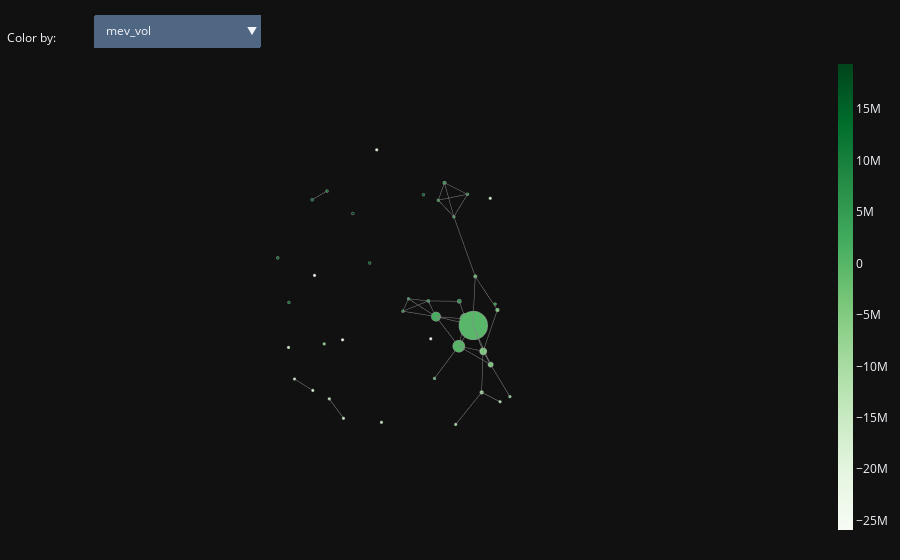

Write notebook code for a chart like this one.
### Code cell
plotly_params = {"node_trace": {"marker_colorscale": "Greens"}}
fig = plot_static_mapper_graph(
    pipe, ohm_mev_df, color_data=ohm_mev_df, plotly_params=plotly_params, layout_dim=3, layout="fruchterman_reingold", node_scale = 40
)

fig.update_layout(template="plotly_dark")
fig.show(config={'scrollZoom': True}, template="plotly_dark")

### Figure 1 — Plotly figure (JSON) as saved in the notebook; plotly's stock layout.template omitted (floating-point values rounded to 4 significant figures)
{"data": [{"hoverinfo": "none", "line": {"color": "#888", "width": 1}, "mode": "lines", "name": "edge_trace", "type": "scatter3d", "uid": "9f39299b-8949-4c72-994f-9e2c6d705aed", "x": [0.1458, -0.6126, null, 0.1458, 0.5047, null, 0.1458, 0.1063, null, 0.1458, 0.9197, null, 0.1458, 0.312, null, 0.1458, 0.3106, null, -0.6126, 0.5047, null, -0.6126, 0.1063, null, -0.6126, -1.487, null, 0.5047, 0.1063, null, 0.5047, 0.9197, null, 0.5047, 0.3106, null, 0.5047, 1.335, null, 0.1063, -0.04314, null, 0.1063, 0.5562, null, 0.1063, -0.6037, null, 0.9197, 0.48, null, 0.9197, 2.317, null, 0.9197, 0.3106, null, 0.48, 0.312, null, -0.04314, 0.5562, null, -0.04314, -0.6037, null, 0.5562, -0.6037, null, 2.317, 2.733, null, 2.317, 3.477, null, -0.6037, -1.487, null, 0.6259, 0.6984, null, 0.6259, 1.468, null, 0.6259, 0.7137, null, 0.6259, 0.312, null, 0.6984, 1.468, null, 0.6984, 0.7137, null, 6.511, 6.528, null, 3.712, 2.838, null, 1.468, 0.7137, null, 4.829, 4.966, null, 0.3106, 0.2902, null], "y": [1.387, 0.4512, null, 1.387, 1.092, null, 1.387, -0.4133, null, 1.387, 2.49, null, 1.387, 1.45, null, 1.387, 2.43, null, 0.4512, 1.092, null, 0.4512, -0.4133, null, 0.4512, -0.6141, null, 1.092, -0.4133, null, 1.092, 2.49, null, 1.092, 2.43, null, 1.092, 0.7174, null, -0.4133, -2.027, null, -0.4133, -1.737, null, -0.4133, -1.474, null, 2.49, 2.581, null, 2.49, 3.583, null, 2.49, 2.43, null, 2.581, 1.45, null, -2.027, -1.737, null, -2.027, -1.474, null, -1.737, -1.474, null, 3.583, 4.561, null, 3.583, 3.555, null, -1.474, -0.6141, null, 0.6654, 1.217, null, 0.6654, 0.7382, null, 0.6654, 0.2966, null, 0.6654, 1.45, null, 1.217, 0.7382, null, 1.217, 0.2966, null, 0.5472, -0.3522, null, -2.506, -2.885, null, 0.7382, 0.2966, null, -1.114, -0.1891, null, 2.43, 3.373, null], "z": [2.384, 1.745, null, 2.384, 1.458, null, 2.384, 1.781, null, 2.384, 2.306, null, 2.384, 4.558, null, 2.384, 1.287, null, 1.745, 1.458, null, 1.745, 1.781, null, 1.745, 1.583, null, 1.458, 1.781, null, 1.458, 2.306, null, 1.458, 1.287, null, 1.458, 0.1666, null, 1.781, 1.718, null, 1.781, 1.574, null, 1.781, 1.609, null, 2.306, 3.854, null, 2.306, 2.123, null, 2.306, 1.287, null, 3.854, 4.558, null, 1.718, 1.574, null, 1.718, 1.609, null, 1.574, 1.609, null, 2.123, 2.711, null, 2.123, 1.542, null, 1.609, 1.583, null, 6.587, 7.569, null, 6.587, 7.474, null, 6.587, 7.649, null, 6.587, 4.558, null, 7.569, 7.474, null, 7.569, 7.649, null, 3.006, 2.875, null, 7.145, 7.025, null, 7.474, 7.649, null, 0.2875, 0.1071, null, 1.287, 0.3613, null]}, {"hoverinfo": "text", "hoverlabel": {"bgcolor": ["#59b769", "#49af61", "#56b567", "#47ae60", "#82cb82", "#7ac77b", "#329b51", "#2c954c", "#9ed899", "#2d964d", "#2c954c", "#107a37", "#38a256", "#2c944c", "#def2d8", "#d4eecd", "#097532", "#0b7634", "#30984f", "#2c954d", "#bfe6b8", "#66bd6f", "#80ca80", "#84cb83", "#a7dca1", "#349d52", "#a3da9d", "#00441b", "#f7fcf5", "#cdecc7", "#0b7734", "#7cc87d", "#caeac3", "#ccebc5", "#bce4b5", "#edf8e9", "#005e26", "#006529", "#60ba6c", "#e4f5df", "#b8e3b2"]}, "hovertext": ["Node ID: 0<br>Pullback set label: 21<br>Partial cluster label: -1<br>Node size: 407<br>Summary statistic: -252000.0", "Node ID: 1<br>Pullback set label: 25<br>Partial cluster label: -1<br>Node size: 69<br>Summary statistic: 1470000.0", "Node ID: 2<br>Pullback set label: 20<br>Partial cluster label: -1<br>Node size: 72<br>Summary statistic: 31500.0", "Node ID: 3<br>Pullback set label: 24<br>Partial cluster label: -1<br>Node size: 43<br>Summary statistic: 1770000.0", "Node ID: 4<br>Pullback set label: 16<br>Partial cluster label: -1<br>Node size: 26<br>Summary statistic: -5030000.0", "Node ID: 5<br>Pullback set label: 17<br>Partial cluster label: -1<br>Node size: 7<br>Summary statistic: -4080000.0", "Node ID: 6<br>Pullback set label: 23<br>Partial cluster label: -1<br>Node size: 2<br>Summary statistic: 5170000.0", "Node ID: 7<br>Pullback set label: 29<br>Partial cluster label: -1<br>Node size: 3<br>Summary statistic: 6350000.0", "Node ID: 8<br>Pullback set label: 12<br>Partial cluster label: -1<br>Node size: 7<br>Summary statistic: -8580000.0", "Node ID: 9<br>Pullback set label: 30<br>Partial cluster label: -1<br>Node size: 5<br>Summary statistic: 6090000.0", "Node ID: 10<br>Pullback set label: 31<br>Partial cluster label: -1<br>Node size: 9<br>Summary statistic: 6320000.0", "Node ID: 11<br>Pullback set label: 35<br>Partial cluster label: -1<br>Node size: 3<br>Summary statistic: 11200000.0", "Node ID: 12<br>Pullback set label: 26<br>Partial cluster label: -1<br>Node size: 3<br>Summary statistic: 4060000.0", "Node ID: 13<br>Pullback set label: 32<br>Partial cluster label: -1<br>Node size: 4<br>Summary statistic: 6420000.0", "Node ID: 14<br>Pullback set label: 3<br>Partial cluster label: -1<br>Node size: 2<br>Summary statistic: -18900000.0", "Node ID: 15<br>Pullback set label: 4<br>Partial cluster label: -1<br>Node size: 2<br>Summary statistic: -17000000.0", "Node ID: 16<br>Pullback set label: 34<br>Partial cluster label: -1<br>Node size: 1<br>Summary statistic: 12300000.0", "Node ID: 17<br>Pullback set label: 36<br>Partial cluster label: -1<br>Node size: 2<br>Summary statistic: 12000000.0", "Node ID: 18<br>Pullback set label: 27<br>Partial cluster label: -1<br>Node size: 4<br>Summary statistic: 5680000.0", "Node ID: 19<br>Pullback set label: 33<br>Partial cluster label: -1<br>Node size: 6<br>Summary statistic: 6270000.0", "Node ID: 20<br>Pullback set label: 8<br>Partial cluster label: -1<br>Node size: 3<br>Summary statistic: -13400000.0", "Node ID: 21<br>Pullback set label: 22<br>Partial cluster label: -1<br>Node size: 6<br>Summary statistic: -1730000.0", "Node ID: 22<br>Pullback set label: 15<br>Partial cluster label: -1<br>Node size: 14<br>Summary statistic: -4830000.0", "Node ID: 23<br>Pullback set label: 14<br>Partial cluster label: -1<br>Node size: 2<br>Summary statistic: -5230000.0", "Node ID: 24<br>Pullback set label: 13<br>Partial cluster label: -1<br>Node size: 4<br>Summary statistic: -9840000.0", "Node ID: 25<br>Pullback set label: 28<br>Partial cluster label: -1<br>Node size: 1<br>Summary statistic: 4920000.0", "Node ID: 26<br>Pullback set label: 11<br>Partial cluster label: -1<br>Node size: 2<br>Summary statistic: -9210000.0", "Node ID: 27<br>Pullback set label: 40<br>Partial cluster label: -1<br>Node size: 1<br>Summary statistic: 19400000.0", "Node ID: 28<br>Pullback set label: 1<br>Partial cluster label: -1<br>Node size: 1<br>Summary statistic: -25900000.0", "Node ID: 29<br>Pullback set label: 9<br>Partial cluster label: -1<br>Node size: 2<br>Summary statistic: -15800000.0", "Node ID: 30<br>Pullback set label: 37<br>Partial cluster label: -1<br>Node size: 1<br>Summary statistic: 11900000.0", "Node ID: 31<br>Pullback set label: 18<br>Partial cluster label: -1<br>Node size: 1<br>Summary statistic: -4290000.0", "Node ID: 32<br>Pullback set label: 5<br>Partial cluster label: -1<br>Node size: 1<br>Summary statistic: -15100000.0", "Node ID: 33<br>Pullback set label: 10<br>Partial cluster label: -1<br>Node size: 1<br>Summary statistic: -15500000.0", "Node ID: 34<br>Pullback set label: 7<br>Partial cluster label: -1<br>Node size: 1<br>Summary statistic: -12900000.0", "Node ID: 35<br>Pullback set label: 0<br>Partial cluster label: -1<br>Node size: 1<br>Summary statistic: -22700000.0", "Node ID: 36<br>Pullback set label: 39<br>Partial cluster label: -1<br>Node size: 1<br>Summary statistic: 15800000.0", "Node ID: 37<br>Pullback set label: 38<br>Partial cluster label: -1<br>Node size: 1<br>Summary statistic: 14800000.0", "Node ID: 38<br>Pullback set label: 19<br>Partial cluster label: -1<br>Node size: 2<br>Summary statistic: -1090000.0", "Node ID: 39<br>Pullback set label: 2<br>Partial cluster label: -1<br>Node size: 1<br>Summary statistic: -20000000.0", "Node ID: 40<br>Pullback set label: 6<br>Partial cluster label: -1<br>Node size: 1<br>Summary statistic: -12400000.0"], "marker": {"color": [-252100.0, 1468000.0, 31500.0, 1774000.0, -5029000.0, -4079000.0, 5173000.0, 6351000.0, -8581000.0, 6090000.0, 6319000.0, 11200000.0, 4065000.0, 6423000.0, -18860000.0, -16960000.0, 12250000.0, 11970000.0, 5681000.0, 6268000.0, -13420000.0, -1733000.0, -4830000.0, -5232000.0, -9837000.0, 4920000.0, -9213000.0, 19360000.0, -25900000.0, -15790000.0, 11860000.0, -4288000.0, -15140000.0, -15480000.0, -12900000.0, -22750000.0, 15830000.0, 14820000.0, -1087000.0, -20040000.0, -12370000.0], "colorbar": {"thickness": 15, "title": {"side": "right", "text": ""}, "xanchor": "left"}, "colorscale": [[0, "rgb(247,252,245)"], [0.125, "rgb(229,245,224)"], [0.25, "rgb(199,233,192)"], [0.375, "rgb(161,217,155)"], [0.5, "rgb(116,196,118)"], [0.625, "rgb(65,171,93)"], [0.75, "rgb(35,139,69)"], [0.875, "rgb(0,109,44)"], [1, "rgb(0,68,27)"]], "line": {"color": "#888", "width": 1}, "opacity": 1, "reversescale": false, "showscale": true, "size": [407, 69, 72, 43, 26, 7, 2, 3, 7, 5, 9, 3, 3, 4, 2, 2, 1, 2, 4, 6, 3, 6, 14, 2, 4, 1, 2, 1, 1, 2, 1, 1, 1, 1, 1, 1, 1, 1, 2, 1, 1], "sizemin": 4, "sizemode": "area", "sizeref": 0.5088}, "mode": "markers", "name": "node_trace", "type": "scatter3d", "uid": "776bfa03-a203-4644-8e7b-196d1f4197a0", "x": [0.1458, -0.6126, 0.5047, 0.1063, 0.9197, 0.48, -0.04314, 0.5562, 2.317, -0.6037, -1.487, 4.597, 0.6259, 0.6984, 0.8953, 6.511, 5.896, 3.712, 1.468, 0.7137, 4.829, 0.312, 0.3106, 0.2902, 2.733, 2.847, 3.477, 0.8174, 2.817, 6.528, 2.838, 3.317, 5.292, -2.151, 4.966, 4.699, 4.758, -1.258, 1.335, 6.104, 5.849], "y": [1.387, 0.4512, 1.092, -0.4133, 2.49, 2.581, -2.027, -1.737, 3.583, -1.474, -0.6141, -3.561, 0.6654, 1.217, -2.575, 0.5472, -1.096, -2.506, 0.7382, 0.2966, -1.114, 1.45, 2.43, 3.373, 4.561, 4.106, 3.555, -4.128, -4.148, -0.3522, -2.885, -3.275, -2.557, -0.0309, -0.1891, 3.523, 1.32, -2.452, 0.7174, 1.659, 2.797], "z": [2.384, 1.745, 1.458, 1.781, 2.306, 3.854, 1.718, 1.574, 2.123, 1.609, 1.583, 4.961, 6.587, 7.569, 7.968, 3.006, 5.044, 7.145, 7.474, 7.649, 0.2875, 4.558, 1.287, 0.3613, 2.711, 6.089, 1.542, 5.033, 3.168, 2.875, 7.025, 0.6443, 2.074, 6.041, 0.1071, 5.639, 6.983, 5.667, 0.1666, 5.337, 2.874]}], "layout": {"annotations": [{"align": "left", "showarrow": false, "text": "Color by:", "x": 0, "xref": "paper", "y": 1.055, "yref": "paper"}], "autosize": false, "hovermode": "closest", "margin": {"b": 20, "l": 5, "r": 5, "t": 40}, "scene": {"xaxis": {"showbackground": false, "showgrid": false, "showline": false, "showticklabels": false, "title": {"text": ""}, "zeroline": false}, "yaxis": {"showbackground": false, "showgrid": false, "showline": false, "showticklabels": false, "title": {"text": ""}, "zeroline": false}, "zaxis": {"showbackground": false, "showgrid": false, "showline": false, "showticklabels": false, "title": {"text": ""}, "zeroline": false}}, "showlegend": false, "title": {"text": ""}, "updatemenus": [{"buttons": [{"args": [{"hovertext": [null, ["Node ID: 0<br>Pullback set label: 21<br>Partial cluster label: -1<br>Node size: 407<br>Summary statistic: -252000.0", "Node ID: 1<br>Pullback set label: 25<br>Partial cluster label: -1<br>Node size: 69<br>Summary statistic: 1470000.0", "Node ID: 2<br>Pullback set label: 20<br>Partial cluster label: -1<br>Node size: 72<br>Summary statistic: 31500.0", "Node ID: 3<br>Pullback set label: 24<br>Partial cluster label: -1<br>Node size: 43<br>Summary statistic: 1770000.0", "Node ID: 4<br>Pullback set label: 16<br>Partial cluster label: -1<br>Node size: 26<br>Summary statistic: -5030000.0", "Node ID: 5<br>Pullback set label: 17<br>Partial cluster label: -1<br>Node size: 7<br>Summary statistic: -4080000.0", "Node ID: 6<br>Pullback set label: 23<br>Partial cluster label: -1<br>Node size: 2<br>Summary statistic: 5170000.0", "Node ID: 7<br>Pullback set label: 29<br>Partial cluster label: -1<br>Node size: 3<br>Summary statistic: 6350000.0", "Node ID: 8<br>Pullback set label: 12<br>Partial cluster label: -1<br>Node size: 7<br>Summary statistic: -8580000.0", "Node ID: 9<br>Pullback set label: 30<br>Partial cluster label: -1<br>Node size: 5<br>Summary statistic: 6090000.0", "Node ID: 10<br>Pullback set label: 31<br>Partial cluster label: -1<br>Node size: 9<br>Summary statistic: 6320000.0", "Node ID: 11<br>Pullback set label: 35<br>Partial cluster label: -1<br>Node size: 3<br>Summary statistic: 11200000.0", "Node ID: 12<br>Pullback set label: 26<br>Partial cluster label: -1<br>Node size: 3<br>Summary statistic: 4060000.0", "Node ID: 13<br>Pullback set label: 32<br>Partial cluster label: -1<br>Node size: 4<br>Summary statistic: 6420000.0", "Node ID: 14<br>Pullback set label: 3<br>Partial cluster label: -1<br>Node size: 2<br>Summary statistic: -18900000.0", "Node ID: 15<br>Pullback set label: 4<br>Partial cluster label: -1<br>Node size: 2<br>Summary statistic: -17000000.0", "Node ID: 16<br>Pullback set label: 34<br>Partial cluster label: -1<br>Node size: 1<br>Summary statistic: 12300000.0", "Node ID: 17<br>Pullback set label: 36<br>Partial cluster label: -1<br>Node size: 2<br>Summary statistic: 12000000.0", "Node ID: 18<br>Pullback set label: 27<br>Partial cluster label: -1<br>Node size: 4<br>Summary statistic: 5680000.0", "Node ID: 19<br>Pullback set label: 33<br>Partial cluster label: -1<br>Node size: 6<br>Summary statistic: 6270000.0", "Node ID: 20<br>Pullback set label: 8<br>Partial cluster label: -1<br>Node size: 3<br>Summary statistic: -13400000.0", "Node ID: 21<br>Pullback set label: 22<br>Partial cluster label: -1<br>Node size: 6<br>Summary statistic: -1730000.0", "Node ID: 22<br>Pullback set label: 15<br>Partial cluster label: -1<br>Node size: 14<br>Summary statistic: -4830000.0", "Node ID: 23<br>Pullback set label: 14<br>Partial cluster label: -1<br>Node size: 2<br>Summary statistic: -5230000.0", "Node ID: 24<br>Pullback set label: 13<br>Partial cluster label: -1<br>Node size: 4<br>Summary statistic: -9840000.0", "Node ID: 25<br>Pullback set label: 28<br>Partial cluster label: -1<br>Node size: 1<br>Summary statistic: 4920000.0", "Node ID: 26<br>Pullback set label: 11<br>Partial cluster label: -1<br>Node size: 2<br>Summary statistic: -9210000.0", "Node ID: 27<br>Pullback set label: 40<br>Partial cluster label: -1<br>Node size: 1<br>Summary statistic: 19400000.0", "Node ID: 28<br>Pullback set label: 1<br>Partial cluster label: -1<br>Node size: 1<br>Summary statistic: -25900000.0", "Node ID: 29<br>Pullback set label: 9<br>Partial cluster label: -1<br>Node size: 2<br>Summary statistic: -15800000.0", "Node ID: 30<br>Pullback set label: 37<br>Partial cluster label: -1<br>Node size: 1<br>Summary statistic: 11900000.0", "Node ID: 31<br>Pullback set label: 18<br>Partial cluster label: -1<br>Node size: 1<br>Summary statistic: -4290000.0", "Node ID: 32<br>Pullback set label: 5<br>Partial cluster label: -1<br>Node size: 1<br>Summary statistic: -15100000.0", "Node ID: 33<br>Pullback set label: 10<br>Partial cluster label: -1<br>Node size: 1<br>Summary statistic: -15500000.0", "Node ID: 34<br>Pullback set label: 7<br>Partial cluster label: -1<br>Node size: 1<br>Summary statistic: -12900000.0", "Node ID: 35<br>Pullback set label: 0<br>Partial cluster label: -1<br>Node size: 1<br>Summary statistic: -22700000.0", "Node ID: 36<br>Pullback set label: 39<br>Partial cluster label: -1<br>Node size: 1<br>Summary statistic: 15800000.0", "Node ID: 37<br>Pullback set label: 38<br>Partial cluster label: -1<br>Node size: 1<br>Summary statistic: 14800000.0", "Node ID: 38<br>Pullback set label: 19<br>Partial cluster label: -1<br>Node size: 2<br>Summary statistic: -1090000.0", "Node ID: 39<br>Pullback set label: 2<br>Partial cluster label: -1<br>Node size: 1<br>Summary statistic: -20000000.0", "Node ID: 40<br>Pullback set label: 6<br>Partial cluster label: -1<br>Node size: 1<br>Summary statistic: -12400000.0"]], "marker.color": [null, [-252100.0, 1468000.0, 31500.0, 1774000.0, -5029000.0, -4079000.0, 5173000.0, 6351000.0, -8581000.0, 6090000.0, 6319000.0, 11200000.0, 4065000.0, 6423000.0, -18860000.0, -16960000.0, 12250000.0, 11970000.0, 5681000.0, 6268000.0, -13420000.0, -1733000.0, -4830000.0, -5232000.0, -9837000.0, 4920000.0, -9213000.0, 19360000.0, -25900000.0, -15790000.0, 11860000.0, -4288000.0, -15140000.0, -15480000.0, -12900000.0, -22750000.0, 15830000.0, 14820000.0, -1087000.0, -20040000.0, -12370000.0]]}], "label": "mev_vol", "method": "restyle"}, {"args": [{"hoverlabel.bgcolor": [null, ["#42ab5d", "#45ad5f", "#4eb163", "#51b365", "#40a95c", "#29914a", "#82cb82", "#81ca80", "#3aa357", "#5ab769", "#3da75a", "#63bc6e", "#1e8742", "#1f8842", "#38a156", "#228a44", "#8fd08c", "#3aa357", "#0e7936", "#117b38", "#3da659", "#289049", "#57b668", "#72c375", "#2d954d", "#00441b", "#53b466", "#005623", "#036f2e", "#248c46", "#309950", "#137e3a", "#f7fcf5", "#005f26", "#49af61", "#bbe4b5", "#1f8742", "#04702f", "#71c274", "#8ed08b", "#c7e9c1"]], "hovertext": [null, ["Node ID: 0<br>Pullback set label: 21<br>Partial cluster label: -1<br>Node size: 407<br>Summary statistic: 57600.0", "Node ID: 1<br>Pullback set label: 25<br>Partial cluster label: -1<br>Node size: 69<br>Summary statistic: -66000.0", "Node ID: 2<br>Pullback set label: 20<br>Partial cluster label: -1<br>Node size: 72<br>Summary statistic: -436000.0", "Node ID: 3<br>Pullback set label: 24<br>Partial cluster label: -1<br>Node size: 43<br>Summary statistic: -531000.0", "Node ID: 4<br>Pullback set label: 16<br>Partial cluster label: -1<br>Node size: 26<br>Summary statistic: 178000.0", "Node ID: 5<br>Pullback set label: 17<br>Partial cluster label: -1<br>Node size: 7<br>Summary statistic: 1710000.0", "Node ID: 6<br>Pullback set label: 23<br>Partial cluster label: -1<br>Node size: 2<br>Summary statistic: -2550000.0", "Node ID: 7<br>Pullback set label: 29<br>Partial cluster label: -1<br>Node size: 3<br>Summary statistic: -2490000.0", "Node ID: 8<br>Pullback set label: 12<br>Partial cluster label: -1<br>Node size: 7<br>Summary statistic: 573000.0", "Node ID: 9<br>Pullback set label: 30<br>Partial cluster label: -1<br>Node size: 5<br>Summary statistic: -917000.0", "Node ID: 10<br>Pullback set label: 31<br>Partial cluster label: -1<br>Node size: 9<br>Summary statistic: 353000.0", "Node ID: 11<br>Pullback set label: 35<br>Partial cluster label: -1<br>Node size: 3<br>Summary statistic: -1260000.0", "Node ID: 12<br>Pullback set label: 26<br>Partial cluster label: -1<br>Node size: 3<br>Summary statistic: 2370000.0", "Node ID: 13<br>Pullback set label: 32<br>Partial cluster label: -1<br>Node size: 4<br>Summary statistic: 2300000.0", "Node ID: 14<br>Pullback set label: 3<br>Partial cluster label: -1<br>Node size: 2<br>Summary statistic: 681000.0", "Node ID: 15<br>Pullback set label: 4<br>Partial cluster label: -1<br>Node size: 2<br>Summary statistic: 2140000.0", "Node ID: 16<br>Pullback set label: 34<br>Partial cluster label: -1<br>Node size: 1<br>Summary statistic: -3110000.0", "Node ID: 17<br>Pullback set label: 36<br>Partial cluster label: -1<br>Node size: 2<br>Summary statistic: 580000.0", "Node ID: 18<br>Pullback set label: 27<br>Partial cluster label: -1<br>Node size: 4<br>Summary statistic: 3310000.0", "Node ID: 19<br>Pullback set label: 33<br>Partial cluster label: -1<br>Node size: 6<br>Summary statistic: 3150000.0", "Node ID: 20<br>Pullback set label: 8<br>Partial cluster label: -1<br>Node size: 3<br>Summary statistic: 378000.0", "Node ID: 21<br>Pullback set label: 22<br>Partial cluster label: -1<br>Node size: 6<br>Summary statistic: 1760000.0", "Node ID: 22<br>Pullback set label: 15<br>Partial cluster label: -1<br>Node size: 14<br>Summary statistic: -769000.0", "Node ID: 23<br>Pullback set label: 14<br>Partial cluster label: -1<br>Node size: 2<br>Summary statistic: -1820000.0", "Node ID: 24<br>Pullback set label: 13<br>Partial cluster label: -1<br>Node size: 4<br>Summary statistic: 1450000.0", "Node ID: 25<br>Pullback set label: 28<br>Partial cluster label: -1<br>Node size: 1<br>Summary statistic: 6100000.0", "Node ID: 26<br>Pullback set label: 11<br>Partial cluster label: -1<br>Node size: 2<br>Summary statistic: -636000.0", "Node ID: 27<br>Pullback set label: 40<br>Partial cluster label: -1<br>Node size: 1<br>Summary statistic: 5190000.0", "Node ID: 28<br>Pullback set label: 1<br>Partial cluster label: -1<br>Node size: 1<br>Summary statistic: 3950000.0", "Node ID: 29<br>Pullback set label: 9<br>Partial cluster label: -1<br>Node size: 2<br>Summary statistic: 2000000.0", "Node ID: 30<br>Pullback set label: 37<br>Partial cluster label: -1<br>Node size: 1<br>Summary statistic: 1190000.0", "Node ID: 31<br>Pullback set label: 18<br>Partial cluster label: -1<br>Node size: 1<br>Summary statistic: 2980000.0", "Node ID: 32<br>Pullback set label: 5<br>Partial cluster label: -1<br>Node size: 1<br>Summary statistic: -9940000.0", "Node ID: 33<br>Pullback set label: 10<br>Partial cluster label: -1<br>Node size: 1<br>Summary statistic: 4790000.0", "Node ID: 34<br>Pullback set label: 7<br>Partial cluster label: -1<br>Node size: 1<br>Summary statistic: -228000.0", "Node ID: 35<br>Pullback set label: 0<br>Partial cluster label: -1<br>Node size: 1<br>Summary statistic: -5310000.0", "Node ID: 36<br>Pullback set label: 39<br>Partial cluster label: -1<br>Node size: 1<br>Summary statistic: 2330000.0", "Node ID: 37<br>Pullback set label: 38<br>Partial cluster label: -1<br>Node size: 1<br>Summary statistic: 3860000.0", "Node ID: 38<br>Pullback set label: 19<br>Partial cluster label: -1<br>Node size: 2<br>Summary statistic: -1790000.0", "Node ID: 39<br>Pullback set label: 2<br>Partial cluster label: -1<br>Node size: 1<br>Summary statistic: -3080000.0", "Node ID: 40<br>Pullback set label: 6<br>Partial cluster label: -1<br>Node size: 1<br>Summary statistic: -5960000.0"]], "marker.color": [null, [57620.0, -66010.0, -436100.0, -531000.0, 178400.0, 1708000.0, -2551000.0, -2488000.0, 573400.0, -917100.0, 352600.0, -1264000.0, 2368000.0, 2297000.0, 681200.0, 2136000.0, -3110000.0, 580000.0, 3307000.0, 3146000.0, 377500.0, 1756000.0, -769300.0, -1823000.0, 1450000.0, 6096000.0, -636200.0, 5193000.0, 3946000.0, 1998000.0, 1191000.0, 2979000.0, -9937000.0, 4786000.0, -227700.0, -5313000.0, 2331000.0, 3858000.0, -1794000.0, -3081000.0, -5961000.0]]}], "label": "non_mev_vol", "method": "restyle"}, {"args": [{"hoverlabel.bgcolor": [null, ["#f7fcf5", "#f7fcf5", "#f7fcf5", "#f7fcf5", "#f6fbf3", "#f7fcf5", "#f7fcf5", "#f7fcf5", "#f2faef", "#f7fcf5", "#f7fcf5", "#d0ecc9", "#f7fcf5", "#f5fbf3", "#f2faf0", "#f2faef", "#f6fbf3", "#f7fcf5", "#f7fcf5", "#f6fbf3", "#f7fcf4", "#f7fcf5", "#f6fbf3", "#f7fcf5", "#f2faef", "#f6fbf3", "#eff9ec", "#f6fcf4", "#f7fcf5", "#f5fbf2", "#f7fcf5", "#f7fcf5", "#e7f6e3", "#f1faee", "#f7fcf5", "#c3e7bc", "#f7fcf5", "#f7fcf5", "#f7fcf5", "#157f3b", "#00441b"]], "hovertext": [null, ["Node ID: 0<br>Pullback set label: 21<br>Partial cluster label: -1<br>Node size: 407<br>Summary statistic: 29500.0", "Node ID: 1<br>Pullback set label: 25<br>Partial cluster label: -1<br>Node size: 69<br>Summary statistic: 18400.0", "Node ID: 2<br>Pullback set label: 20<br>Partial cluster label: -1<br>Node size: 72<br>Summary statistic: 73300.0", "Node ID: 3<br>Pullback set label: 24<br>Partial cluster label: -1<br>Node size: 43<br>Summary statistic: 77100.0", "Node ID: 4<br>Pullback set label: 16<br>Partial cluster label: -1<br>Node size: 26<br>Summary statistic: 411000.0", "Node ID: 5<br>Pullback set label: 17<br>Partial cluster label: -1<br>Node size: 7<br>Summary statistic: 61900.0", "Node ID: 6<br>Pullback set label: 23<br>Partial cluster label: -1<br>Node size: 2<br>Summary statistic: 0", "Node ID: 7<br>Pullback set label: 29<br>Partial cluster label: -1<br>Node size: 3<br>Summary statistic: 0", "Node ID: 8<br>Pullback set label: 12<br>Partial cluster label: -1<br>Node size: 7<br>Summary statistic: 1470000.0", "Node ID: 9<br>Pullback set label: 30<br>Partial cluster label: -1<br>Node size: 5<br>Summary statistic: 23100.0", "Node ID: 10<br>Pullback set label: 31<br>Partial cluster label: -1<br>Node size: 9<br>Summary statistic: 1940.0", "Node ID: 11<br>Pullback set label: 35<br>Partial cluster label: -1<br>Node size: 3<br>Summary statistic: 8540000.0", "Node ID: 12<br>Pullback set label: 26<br>Partial cluster label: -1<br>Node size: 3<br>Summary statistic: 0", "Node ID: 13<br>Pullback set label: 32<br>Partial cluster label: -1<br>Node size: 4<br>Summary statistic: 547000.0", "Node ID: 14<br>Pullback set label: 3<br>Partial cluster label: -1<br>Node size: 2<br>Summary statistic: 1260000.0", "Node ID: 15<br>Pullback set label: 4<br>Partial cluster label: -1<br>Node size: 2<br>Summary statistic: 1360000.0", "Node ID: 16<br>Pullback set label: 34<br>Partial cluster label: -1<br>Node size: 1<br>Summary statistic: 405000.0", "Node ID: 17<br>Pullback set label: 36<br>Partial cluster label: -1<br>Node size: 2<br>Summary statistic: 4750.0", "Node ID: 18<br>Pullback set label: 27<br>Partial cluster label: -1<br>Node size: 4<br>Summary statistic: 48700.0", "Node ID: 19<br>Pullback set label: 33<br>Partial cluster label: -1<br>Node size: 6<br>Summary statistic: 397000.0", "Node ID: 20<br>Pullback set label: 8<br>Partial cluster label: -1<br>Node size: 3<br>Summary statistic: 130000.0", "Node ID: 21<br>Pullback set label: 22<br>Partial cluster label: -1<br>Node size: 6<br>Summary statistic: 35300.0", "Node ID: 22<br>Pullback set label: 15<br>Partial cluster label: -1<br>Node size: 14<br>Summary statistic: 395000.0", "Node ID: 23<br>Pullback set label: 14<br>Partial cluster label: -1<br>Node size: 2<br>Summary statistic: 79000.0", "Node ID: 24<br>Pullback set label: 13<br>Partial cluster label: -1<br>Node size: 4<br>Summary statistic: 1410000.0", "Node ID: 25<br>Pullback set label: 28<br>Partial cluster label: -1<br>Node size: 1<br>Summary statistic: 407000.0", "Node ID: 26<br>Pullback set label: 11<br>Partial cluster label: -1<br>Node size: 2<br>Summary statistic: 2090000.0", "Node ID: 27<br>Pullback set label: 40<br>Partial cluster label: -1<br>Node size: 1<br>Summary statistic: 156000.0", "Node ID: 28<br>Pullback set label: 1<br>Partial cluster label: -1<br>Node size: 1<br>Summary statistic: 8630.0", "Node ID: 29<br>Pullback set label: 9<br>Partial cluster label: -1<br>Node size: 2<br>Summary statistic: 635000.0", "Node ID: 30<br>Pullback set label: 37<br>Partial cluster label: -1<br>Node size: 1<br>Summary statistic: 0", "Node ID: 31<br>Pullback set label: 18<br>Partial cluster label: -1<br>Node size: 1<br>Summary statistic: 0", "Node ID: 32<br>Pullback set label: 5<br>Partial cluster label: -1<br>Node size: 1<br>Summary statistic: 4360000.0", "Node ID: 33<br>Pullback set label: 10<br>Partial cluster label: -1<br>Node size: 1<br>Summary statistic: 1670000.0", "Node ID: 34<br>Pullback set label: 7<br>Partial cluster label: -1<br>Node size: 1<br>Summary statistic: 10100.0", "Node ID: 35<br>Pullback set label: 0<br>Partial cluster label: -1<br>Node size: 1<br>Summary statistic: 10500000.0", "Node ID: 36<br>Pullback set label: 39<br>Partial cluster label: -1<br>Node size: 1<br>Summary statistic: 54400.0", "Node ID: 37<br>Pullback set label: 38<br>Partial cluster label: -1<br>Node size: 1<br>Summary statistic: 936.0", "Node ID: 38<br>Pullback set label: 19<br>Partial cluster label: -1<br>Node size: 2<br>Summary statistic: 70000.0", "Node ID: 39<br>Pullback set label: 2<br>Partial cluster label: -1<br>Node size: 1<br>Summary statistic: 31900000.0", "Node ID: 40<br>Pullback set label: 6<br>Partial cluster label: -1<br>Node size: 1<br>Summary statistic: 39900000.0"]], "marker.color": [null, [29490.0, 18450.0, 73310.0, 77150.0, 410700.0, 61920.0, 0, 0, 1469000.0, 23090.0, 1944.0, 8539000.0, 0, 546700.0, 1264000.0, 1356000.0, 405000.0, 4746.0, 48700.0, 397100.0, 129700.0, 35270.0, 394800.0, 78980.0, 1409000.0, 406700.0, 2090000.0, 156100.0, 8628.0, 634800.0, 0, 0, 4362000.0, 1672000.0, 10110.0, 10480000.0, 54390.0, 935.8, 69950.0, 31870000.0, 39900000.0]]}], "label": "liquidates_amountUSD", "method": "restyle"}], "direction": "down", "pad": {"r": 10, "t": 10}, "showactive": true, "x": 0.11, "xanchor": "left", "y": 1.1, "yanchor": "top"}]}}
